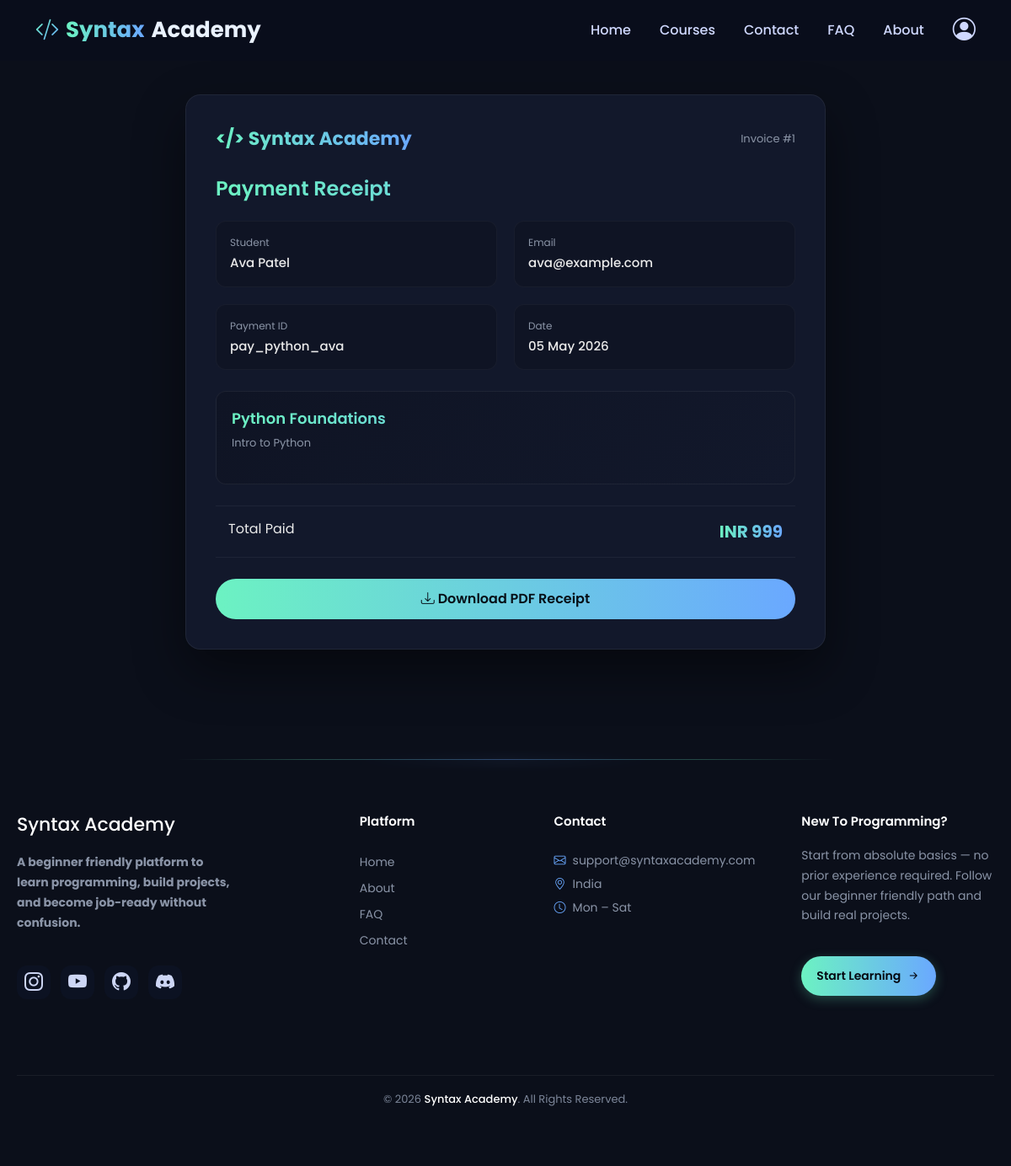
The app's page /receipt/1/ (signed in) with its own data.
### app1/models.py (models this page shows, shortened)
class Payment(models.Model):
    user = models.ForeignKey(Registration, on_delete=models.CASCADE)
    course = models.ForeignKey(Course, on_delete=models.CASCADE)
    amount = models.IntegerField()
    razorpay_payment_id = models.CharField(max_length=200)
    razorpay_order_id = models.CharField(max_length=200)
    created_at = models.DateTimeField(auto_now_add=True)

class Registration(models.Model):
    LEVEL_CHOICES = [
        ('beginner', 'Beginner'),
        ('intermediate', 'Intermediate'),
        ('advanced', 'Advanced'),
        ('pro', 'Pro Developer'),
    ]
    name = models.CharField(max_length=100)
    email = models.EmailField()
    mobile = models.IntegerField()
    password = models.CharField(max_length=10)
    otp = models.CharField(max_length=6, null=True, blank=True)
    otp_created_at = models.DateTimeField(null=True, blank=True)
    level = models.CharField(max_length=20,choices=LEVEL_CHOICES,default='beginner')

class Course(models.Model):
    LEVEL_CHOICES = [
        ('beginner','Beginner'),
        ('intermediate','Intermediate'),
        ('advanced','Advanced'),
    ]
    name = models.CharField(max_length=120)
    description = models.TextField()
    thumbnail = models.ImageField(upload_to="courses/", null=True, blank=True)
    level = models.CharField(max_length=20, choices=LEVEL_CHOICES, default='beginner')
    duration_weeks = models.IntegerField(default=4)
    price = models.IntegerField(default=999)
    is_featured = models.BooleanField(default=False)
    is_active = models.BooleanField(default=True)
    created_at = models.DateTimeField(auto_now_add=True)

### app1/views.py (the view)
# urls.py: path('receipt/<int:id>/',views.payment_receipt,name="payment_receipt"),
def payment_receipt(request, id):
    if 'login' not in request.session:
        return redirect('login')
    user = Registration.objects.get(email=request.session['login'])
    payment = Payment.objects.get(id=id,user=user)
    return render(request,"receipt.html",{
        "payment": payment,
        "login": request.session['login'],
    })

### app1/templates/receipt.html (shortened to what this page needs)
{% extends "base.html" %}
{% block content %}
{% load static %}
<link rel="stylesheet" href="https://cdn.jsdelivr.net/npm/bootstrap-icons@1.11.1/font/bootstrap-icons.css">
<div class="receipt-wrapper">
<div class="receipt-card">
<div class="receipt-header">
<div class="brand gradient-text">
&lt;/&gt; Syntax Academy
</div>
<div class="invoice-id">
Invoice #{{ payment.id }}
</div>
</div>
<div class="receipt-title gradient-text">
Payment Receipt
</div>
<div class="info-grid">
<div class="info-box">
<div class="info-label">Student</div>
<div class="info-value">{{ payment.user.name }}</div>
</div>
<div class="info-box">
<div class="info-label">Email</div>
<div class="info-value">{{ payment.user.email }}</div>
</div>
<div class="info-box">
<div class="info-label">Payment ID</div>
<div class="info-value">{{ payment.razorpay_payment_id }}</div>
</div>
<div class="info-box">
<div class="info-label">Date</div>
<div class="info-value">{{ payment.created_at|date:"d M Y" }}</div>
</div>
</div>
<div class="course-box">
<div class="course-title gradient-text">
{{ payment.course.name }}
</div>
<div class="course-desc">
{{ payment.course.description|truncatewords:18 }}
</div>
</div>
<div class="price-box">
<div>Total Paid</div>
<div class="price gradient-text">
INR {{ payment.amount }}
</div>
</div>
<a href="{% url 'download_receipt' payment.id %}" class="download-btn">
<i class="bi bi-download"></i> Download PDF Receipt
</a>
</div>
</div>
{% endblock %}

### app1/templates/base.html (shortened to what this page needs)
{% load static %}
<!DOCTYPE html>
<html lang="en">
<head>
    <link
            href="https://cdn.jsdelivr.net/npm/bootstrap@5.3.2/dist/css/bootstrap.min.css"
            rel="stylesheet">
        <link rel="stylesheet" href="https://cdn.jsdelivr.net/npm/bootstrap-icons@1.11.1/font/bootstrap-icons.css">
        <link rel="stylesheet" href="https://cdnjs.cloudflare.com/ajax/libs/font-awesome/6.5.0/css/all.min.css">
        <link rel="stylesheet" href="{% static 'css/style.css' %}">
</head>
<body>
    <nav class="navbar navbar-expand-lg fixed-top">
            <div class="container">
                <a class="navbar-brand brand-logo" href="{% url 'index' %}">
                    <i class="bi bi-code-slash brand-icon"></i>
                    <span class="brand-syntax">Syntax</span>
                    <span class="brand-academy">Academy</span>
                </a>
                <div class="collapse navbar-collapse" id="menu">
                    <ul class="navbar-nav ms-auto align-items-center">
                        <li class="nav-item"><a class="nav-link text-light"
                                href="{% url 'index' %}">Home</a></li>
                        <li class="nav-item nav-dropdown">
                            <button type="button" class="nav-link text-light dropdown-trigger">Courses</button>
                        </li>
                        <li class="nav-item"><a class="nav-link text-light"
                                href="{% url 'contact' %}">Contact</a></li>
                        <li class="nav-item"><a class="nav-link text-light"
                                href="{% url 'faq' %}">FAQ</a></li>
                        <li class="nav-item"><a class="nav-link text-light"
                                href="{% url "about" %}">About</a></li>
                        <li class="nav-item ms-3">
                            {% if login %}
                                <a href="{% url 'profile' %}" class="user-icon">
                                    <i class="bi bi-person-circle"></i>
                                </a>
                            {% else %}
                                <a href="{% url 'login' %}" class="user-icon">
                                    <i class="bi bi-person"></i>
                                </a>
                            {% endif %}
                        </li>
                    </ul>
                </div>
            </div>
        </nav>
        {% block content %}
        {% endblock content %}
        {% block footer %}
        <footer class="site-footer">
            <div class="container footer-top">
                <div class="footer-col brand">
                    <h3>Syntax Academy</h3>
                    <p>
                        A beginner friendly platform to learn programming, build projects,
                        and become job-ready without confusion.
                    </p>
                    <div class="socials">
                        <a href="#"><i class="bi bi-instagram"></i></a>
                        <a href="#"><i class="bi bi-youtube"></i></a>
                        <a href="#"><i class="bi bi-github"></i></a>
                        <a href="#"><i class="bi bi-discord"></i></a>
                    </div>
                </div>
                <div class="footer-col">
                    <h4>Platform</h4>
                    <ul>
                        <li><a href="{% url 'index' %}">Home</a></li>
                        <li><a href="{% url 'about' %}">About</a></li>
                        <li><a href="{% url 'faq' %}">FAQ</a></li>
                        <li><a href="{% url 'contact' %}">Contact</a></li>
                    </ul>
                </div>
                <div class="footer-col">
                    <h4>Contact</h4>
                    <ul class="contact">
                        <li><i class="bi bi-envelope"></i> support@syntaxacademy.com</li>
                        <li><i class="bi bi-geo-alt"></i> India</li>
                        <li><i class="bi bi-clock"></i> Mon – Sat</li>
                    </ul>
                </div>
                <div class="footer-col guide-box">
                    <h4>New To Programming?</h4>
                    <p>
                        Start from absolute basics — no prior experience required.
                        Follow our beginner friendly path and build real projects.
                    </p>
                    <a href="{% url 'all_courses' %}" class="footer-start-btn">
                        Start Learning <i class="bi bi-arrow-right-short"></i>
                    </a>
                </div>
                <div class="footer-copy">
                    © 2026 <span>Syntax Academy</span>. All Rights Reserved.
                </div>
        </footer>
        {% endblock %}
</body>
</html>

### app1/templates/receipt.html (style rules this page uses)
.receipt-wrapper { max-width:800px; margin:auto; padding:40px 20px; }
.gradient-text { background: linear-gradient( 90deg, #6cf2c2, #6aa8ff, #6cf2c2 ); background-size:200%; -webkit-background-clip:text; -webkit-text-fill-color:transparent; animation: gradientMove 5s linear infinite; }
.receipt-card { background:#12182b; border-radius:18px; border:1px solid rgba(255,255,255,.06); padding:35px; box-shadow:0 25px 60px rgba(0,0,0,.45); }
.receipt-header { display:flex; justify-content:space-between; align-items:center; margin-bottom:25px; }
.brand { font-size:22px; font-weight:700; color:#6cf2c2; }
.invoice-id { font-size:13px; color:#8b95a7; }
.receipt-title { font-size:24px; font-weight:600; margin-bottom:20px; }
.info-grid { display:grid; grid-template-columns:1fr 1fr; gap:20px; margin-bottom:25px; }
.info-box { background:#0f1424; padding:16px; border-radius:12px; border:1px solid rgba(255,255,255,.04); }
.info-label { font-size:12px; color:#8b95a7; margin-bottom:4px; }
.info-value { font-size:15px; font-weight:500; }
.course-box { background:linear-gradient(135deg,#0f1424,#12182b); padding:18px; border-radius:12px; border:1px solid rgba(255,255,255,.06); margin-bottom:25px; }
.course-title { font-size:18px; font-weight:600; margin-bottom:6px; }
.course-desc { font-size:13px; color:#8b95a7; }
.price-box { display:flex; justify-content:space-between; padding:15px; border-top:1px solid rgba(255,255,255,.05); border-bottom:1px solid rgba(255,255,255,.05); margin-bottom:25px; }
.price { font-size:20px; font-weight:700; color:#6cf2c2; }
.download-btn { display:block; text-align:center; padding:12px; border-radius:999px; font-weight:600; background:linear-gradient(90deg,#6cf2c2,#6aa8ff); color:#071018; text-decoration:none; transition:.25s; }

### records on screen
Payment: id "1", user.name "Ava Patel", user.email "ava@example.com", razorpay_payment_id "pay_python_ava", created_at "05 May 2026", course.name "Python Foundations", course.description "Intro to Python", amount "999"
